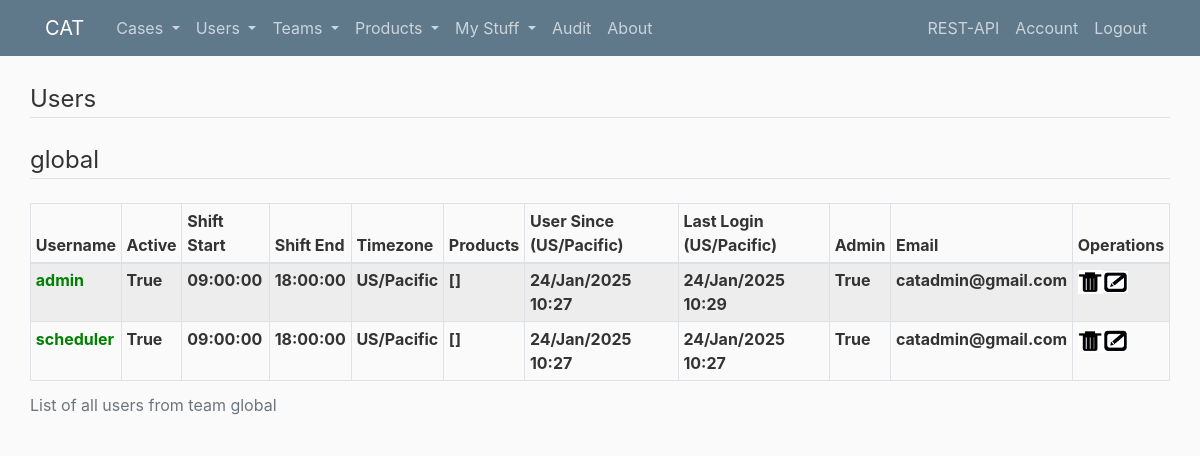
Screenshot of /users (signed in) with the database file from the repository.
### cat/models.py (models this page shows, shortened)
class Team(db.Model):
    teamname = db.Column(db.String(200), primary_key=True)
    users = db.relationship('User', backref='team', lazy=True)
    email = db.Column(db.String(200), nullable=True)
    mswebhook = db.Column(db.String(500), nullable=True)
    def schema(self):
        u = []
        for user in self.users:
            u.append(user.username)
        return {
            "teamname": self.teamname,
            "users": u,
            "email": self.email,
            "mswebhook": self.mswebhook
        }

class User(db.Model, UserMixin):
    id = db.Column(db.Integer, primary_key=True)
    username = db.Column(db.String(50), unique=True, nullable=False)
    email = db.Column(db.String(100))
    password = db.Column(db.String(200), nullable=False)
    user_since = db.Column(db.DateTime, nullable=False, default=datetime.utcnow)
    teamname = db.Column(db.ForeignKey('team.teamname'), nullable=False)
    products = db.relationship('Product', secondary=UserProduct.__table__, backref='supported_by', lazy=True)
    cases = db.relationship('Cases', backref='owner', lazy=True, foreign_keys = 'Cases.user', cascade="all, delete-orphan")
    assigned_cases = db.relationship('Cases', backref='assigner', lazy=True, foreign_keys = 'Cases.assigned_by')
    audits = db.relationship('Audit', backref='by_user', lazy=True)
    jobs = db.relationship('Jobs', backref='submitted_by', lazy=True)
    active = db.Column(db.Boolean, default=True)
    shift_start = db.Column(db.String(100), nullable=False, default='09:00:00')
    shift_end = db.Column(db.String(100), nullable=False, default='18:00:00')
    timezone = db.Column(db.String(200), nullable=False, default="US/Pacific")
    last_login = db.Column(db.DateTime, nullable=False, default=datetime.utcnow)
    admin = db.Column(db.Boolean, default=False)
    team_email_notifications = db.Column(db.Boolean, default=False)
    salesforce_emails = db.relationship('SalesforceEmails', backref='created_by', lazy=True)
    first_name = db.Column(db.String(50))
    last_name = db.Column(db.String(50))
    monitor_case_updates = db.Column(db.Boolean, default=False)
    @hybrid_property
    def full_name(self):
        if self.first_name is None or self.last_name is None:
            return self.username
        return self.first_name + ' ' + self.last_name
    def in_shift(self, at_time=None):
        s1 = datetime.now(pytz.timezone('US/Pacific')).strftime('%Y/%m/%d') + ' ' + self.shift_start
        s2 = datetime.now(pytz.timezone('US/Pacific')).strftime('%Y/%m/%d') + ' ' + self.shift_end
        if at_time:
            s3 = datetime.now(pytz.timezone('US/Pacific')).strftime('%Y/%m/%d') + ' ' + at_time
            compare_time = pytz.timezone(self.timezone).localize(datetime.strptime(s3 , '%Y/%m/%d %H:%M:%S'))
        else:
            compare_time = datetime.now(tz=pytz.UTC)
        start_time = pytz.timezone(self.timezone).localize(datetime.strptime(s1 , '%Y/%m/%d %H:%M:%S'))
        end_time = pytz.timezone(self.timezone).localize(datetime.strptime(s2,'%Y/%m/%d %H:%M:%S'))
        if start_time <= compare_time and end_time > compare_time:
            return True
        else:
            return False
    def schema(self):
        p = []
        for product in self.products:
            p.append(product.productname)
        return {
                "username": self.username,
                "email": self.email,
                "user_since": self.user_since,
                "teamname": self.teamname,
                "products": p,
                "active": self.active,
                "shift_start": self.shift_start,
                "shift_end": self.shift_end,
                "first_name": self.first_name,
                "last_name": self.last_name,
                "timezone": self.timezone,
                "last_login": self.last_login,
                "admin": self.admin,
                "in_shift": self.in_shift(),
                "team_email_notifications": self.team_email_notifications,
                "full_name": self.full_name,
                "monitor_case_updates": self.monitor_case_updates
            }
    def user_datetime(self, dt):
        return dt.astimezone(pytz.timezone(self.timezone)).strftime('%d/%b/%Y %H:%M')

### cat/users/routes.py (the view)
@users_b.route("/users")
@login_required
def users():
    d_teams = {}
    if current_user.username == "admin":
        teams = utils.get_team_names(object=True)
    else:
        teams = [utils.get_team(current_user.teamname, object=True)]
    for team in teams:
        teamname = team.get('teamname')
        d_teams[teamname] = []
        for username in team.get('users'):
            user_schema, _ = users_utils.user(username)
            d_teams[teamname].append(user_schema)
    return render_template('users.html', title="Users", d_teams=d_teams)

### cat/models.py (called while the page is built)
@login_manager.user_loader
def load_user(user_id):
    return User.query.get(user_id)

### cat/ui_utils.py (called while the page is built)
def get_team_names(object=False):
    l = []
    teams, res_code = teams_utils.teams()
    if object:
        return teams
    for team in teams:
        l.append(team.get('teamname'))
    return l

### cat/utils/teams/utils.py (called while the page is built)
def teams():
    li_teams = []
    teams = Team.query.all()
    for team in teams:
        li_teams.append(team.schema())
    return li_teams, 200

### cat/utils/users/utils.py (called while the page is built)
def user(username):
    user = User.query.filter_by(username=username).first()
    if user == None:
        return f"User {username} not found", 404
    else:
        return user.schema(), 200

### cat/templates/users.html
{% extends "layout.html" %}
{% block content %}
<legend class="border-bottom mb-4">Users</legend>
{% for teamname, users in d_teams.items() %}
<legend class="border-bottom mb-4 sm">{{ teamname }}</legend>
<table class="table table-hover table-sm table-striped table-bordered border-primary align-top">
  <caption>List of all users from team {{ teamname }}</caption>
        <thead>
        <tr>
          <th scope="col">Username</th>
          <th scope="col">Active</th>
          <th scope="col">Shift Start</th>
          <th scope="col">Shift End</th>
          <th scope="col">Timezone</th>
          <th scope="col">Products</th>
          <th scope="col">User Since ({{current_user.timezone}})</th>
          <th scope="col">Last Login ({{current_user.timezone}})</th>
          <th scope="col">Admin</th>
          <th scope="col">Email</th>
          <th scope="col">Operations</th>
        </tr>
        </thead>
        <tbody>
        {% for user in users %}
        <tr>
          {% if (current_user.admin and current_user.teamname == user.teamname) or current_user.username == user.username or current_user.username == "admin"  %}
            {% if user.active and user.in_shift %}
              <th scope="col"><a style="color:green" href="{{ url_for('users_b.edit_user', username=user.username) }}">{{ user.username }}</a></th>
            {% else %}
              <th scope="col"><a style="color:red" href="{{ url_for('users_b.edit_user', username=user.username) }}">{{ user.username }}</a></th>
            {% endif %}
          {% else %}
            {% if user.active and user.in_shift %}
              <th scope="col"><a style="color:green">{{ user.username }}</a></th>
            {% else %}
              <th scope="col"><a style="color:red">{{ user.username }}</a></th>
            {% endif %}
          {% endif %}
          <th scope="col">{{ user.active }}</th>
          <th scope="col">{{ user.shift_start }}</th>
          <th scope="col">{{ user.shift_end }}</th>
          <th scope="col">{{ user.timezone }}</th>
          <th scope="col">{{ user.products }}</th>
          <th scope="col">{{ current_user.user_datetime(user.user_since) }}</th>
          <th scope="col">{{ current_user.user_datetime(user.last_login) }}</th>
          <th scope="col">{{ user.admin }}</th>
          <th scope="col">{{ user.email }}</th>
          {% if (current_user.admin and current_user.teamname == user.teamname) or current_user.username == user.username or current_user.username == "admin" %}
            <th scope="col"><a href="{{ url_for('users_b.delete_user', username=user.username) }}" onclick="return confirm('Delete user {{ user.username }}?')"><img class="icons-img" src="{{ url_for('static', filename='icons/trash.png') }}"></a><a href="{{ url_for('users_b.edit_user', username=user.username) }}"><img class="icons-img" src="{{ url_for('static', filename='icons/edit.png') }}"></a></th>
          {% endif %}
        </tr>
        {% endfor %}
        </tbody>
</table>
{% endfor %}
{% endblock %}

### cat/templates/layout.html (shortened to what this page needs)
<!DOCTYPE html>
<html lang="en">
<head>
    <link rel="stylesheet" href="https://maxcdn.bootstrapcdn.com/bootstrap/4.0.0/css/bootstrap.min.css">
    <link rel="stylesheet" type="text/css" href="{{ url_for('static', filename='main.css') }}">
</head>
<body>
    <header class="site-header">
        <nav class="navbar navbar-expand-md navbar-dark bg-steel fixed-top">
          <div class="container">
            <a class="navbar-brand mr-4" href="/">CAT</a>
            <div class="collapse navbar-collapse" id="navbarToggle">
              <div class="navbar-nav mr-auto">
                <li class="nav-item dropdown">
                  <a class="nav-link dropdown-toggle" href="#" id="navbarDropdownCases" role="button" data-toggle="dropdown" aria-haspopup="true" aria-expanded="false">
                    Cases
                  </a>
                </li>
                <li class="nav-item dropdown">
                  <a class="nav-link dropdown-toggle" href="#" id="navbarDropdownUsers" role="button" data-toggle="dropdown" aria-haspopup="true" aria-expanded="false">
                    Users
                  </a>
                </li>
                <li class="nav-item dropdown">
                  <a class="nav-link dropdown-toggle" href="#" id="navbarDropdownTeams" role="button" data-toggle="dropdown" aria-haspopup="true" aria-expanded="false">
                    Teams
                  </a>
                </li>
                <li class="nav-item dropdown">
                  <a class="nav-link dropdown-toggle" href="#" id="navbarDropdownProducts" role="button" data-toggle="dropdown" aria-haspopup="true" aria-expanded="false">
                    Products
                  </a>
                </li>
                <li class="nav-item dropdown">
                  <a class="nav-link dropdown-toggle" href="#" id="navbarDropdownProducts" role="button" data-toggle="dropdown" aria-haspopup="true" aria-expanded="false">
                    My Stuff
                  </a>
                </li>
                <a class="nav-item nav-link" href="{{ url_for('main.audit') }}">Audit</a>
                <a class="nav-item nav-link" href="{{ url_for('main.about') }}">About</a>
              </div>
              <div class="navbar-nav">
                {% if current_user.is_authenticated %}
                  <a class="nav-item nav-link" target="_blank" href="{{ url_for('main.swagger') }}">REST-API</a>
                  <a class="nav-item nav-link" href="{{ url_for('users_b.account') }}">Account</a>
                  <a class="nav-item nav-link" href="{{ url_for('users_b.logout') }}">Logout</a>
                {% else %}
                  <a class="nav-item nav-link" href="{{ url_for('users_b.login') }}">Login</a>
                  <a class="nav-item nav-link" href="{{ url_for('users_b.add_user') }}">Register</a>
                {% endif %}
              </div>
            </div>
          </div>
        </nav>
    </header>
    <main role="main" class="container">
        <div class="row">
          <div class="col-md-8">
          </div>
        </div>
        <div class="row">
        {% block content %}{% endblock %}
        </div>
      </main>
</body>
</html>

### cat/static/main.css (style rules this page uses)
body { background: #fafafa; color: #333333; margin-top: 5rem; }
.bg-steel { background-color: #5f788a; }
.site-header .navbar-nav .nav-link { color: #cbd5db; }
.icons-img { width: 25px; height: auto; }

### rows the page displays
Team: teamname "global"
User: timezone "US/Pacific", username "admin", active "True", shift_start "09:00:00", shift_end "18:00:00", products "[]", user_datetime "24/Jan/2025 10:27", user_datetime "24/Jan/2025 10:29", admin "True", email "catadmin@gmail.com", admin True (drawn)
User: username "scheduler", active "True", shift_start "09:00:00", shift_end "18:00:00", timezone "US/Pacific", products "[]", user_datetime "24/Jan/2025 10:27", admin "True", email "catadmin@gmail.com"
